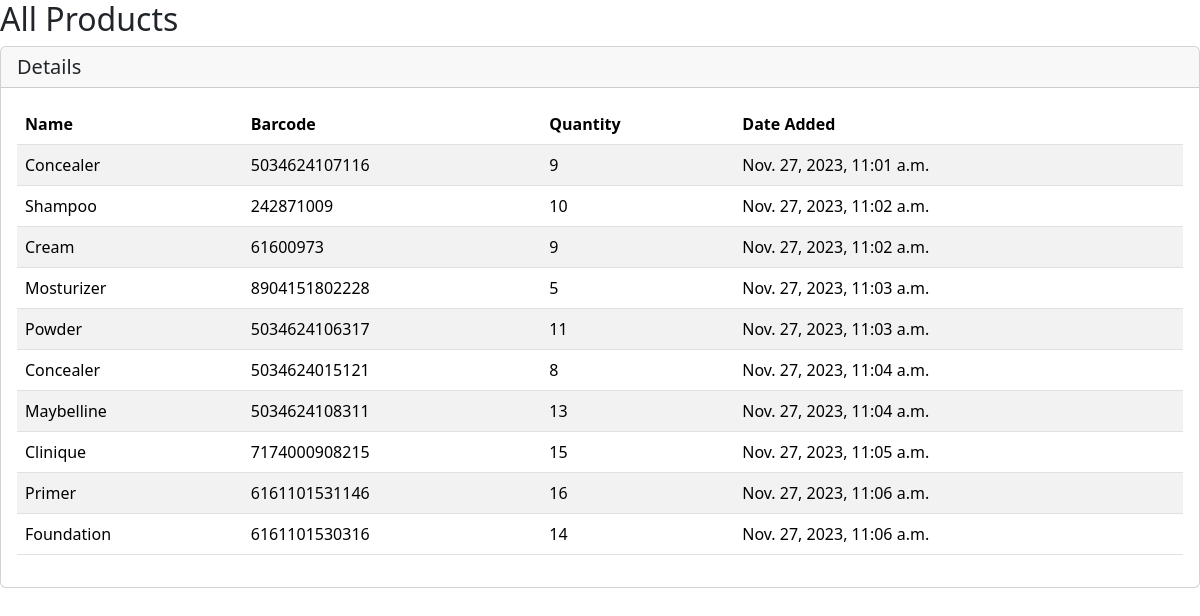
Page /all/?download_html=1 on the earlier database version.
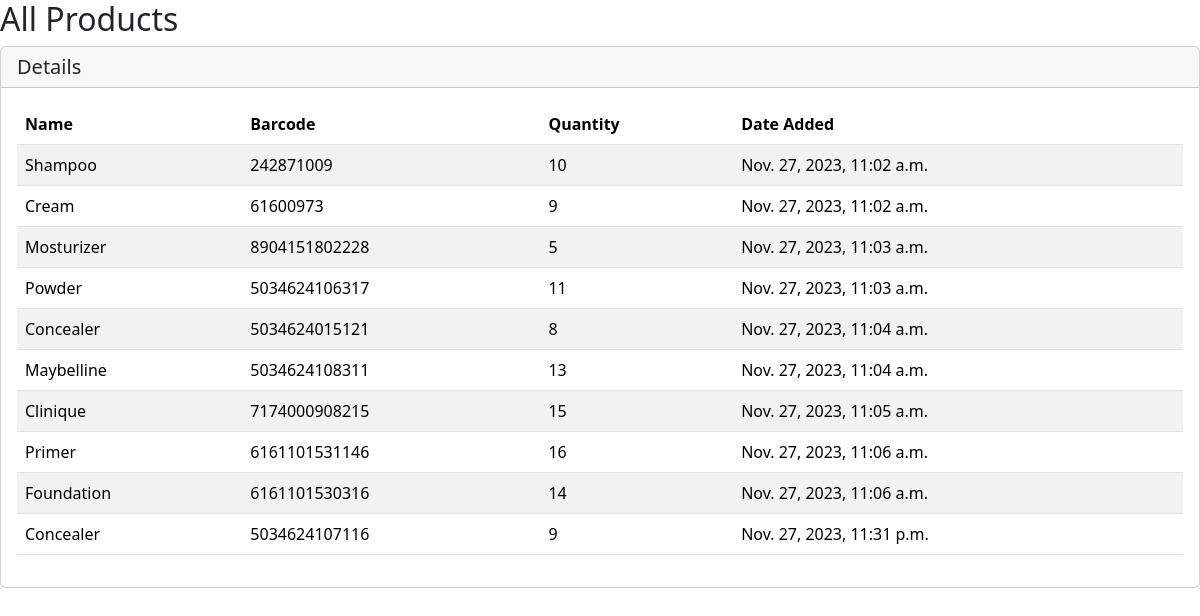
Same page on the later database version.
### ventory/models.py (models this page shows, shortened)
class Product(models.Model):
    NAME_CHOICES = [
      ("book",'book'),
      ("water",'water'),
      ("plates",'plates'),
      ("Concealer",'Concealer'),
      ("Foundation",'Foundation'),
      ("Eye shadow",'Eye shadow'),
      ("Eye liner",'Eye liner'),
      ("Bronzer",'Bronzer'),
      ("Powder",'Powder'),
      ("Mosturizer",'Mosturizer'),
      ("Cream",'Cream'),
      ("Shampoo",'Shampoo'),
    ]
    name = models.CharField(max_length=255, choices=NAME_CHOICES)
    barcode = models.CharField(max_length=14, unique=True)
    quantity_available = models.PositiveIntegerField(default=0)
    date_added = models.DateTimeField(auto_now_add=True)

### ventory/views.py (the view)
# urls.py: path('all/', all_products, name='all_products'),
def all_products(request):
  products = Product.objects.all()
  if 'download_html' in request.GET:
    html_content = render_to_string('downloadable_products.html', {'products': products})
    response = HttpResponse(html_content, content_type='text/html')
    response['Content-Disposition'] = 'attachment; filename="products_details.html"'
    return response
  return render(request, 'all_products.html', {'products': products})

### templates/downloadable_products.html (shortened to what this page needs)
{% load static %}
<!doctype html>
<html lang="en">
<head>
  <link rel="stylesheet" href="https://cdn.jsdelivr.net/npm/bootstrap@5.3.2/dist/css/bootstrap.min.css">
</head>
<body>
<h2>All Products</h2>
<div class="card">
  <h5 class="card-header">Details</h5>
  <div class="card-body">
    <table class="table table-striped">
        <thead>
        <tr>
            <th>Name</th>
            <th>Barcode</th>
            <th>Quantity</th>
            <th>Date Added</th>
        </tr>
        </thead>
        <tbody>
        {% for product in products %}
            <tr>
                <td>{{ product.name }}</td>
                <td>{{ product.barcode }}</td>
                <td>{{ product.quantity_available }}</td>
                <td>{{ product.date_added }}</td>
            </tr>
        {% endfor %}
        </tbody>
    </table>
  </div>
</div>
</body>
</html>

Differences in the rows shown:
removed Product: name "Concealer", barcode "5034624107116", quantity_available "9", date_added "Nov. 27, 2023, 11:01 a.m."
added Product: name "Concealer", barcode "5034624107116", quantity_available "9", date_added "Nov. 27, 2023, 11:31 p.m."
